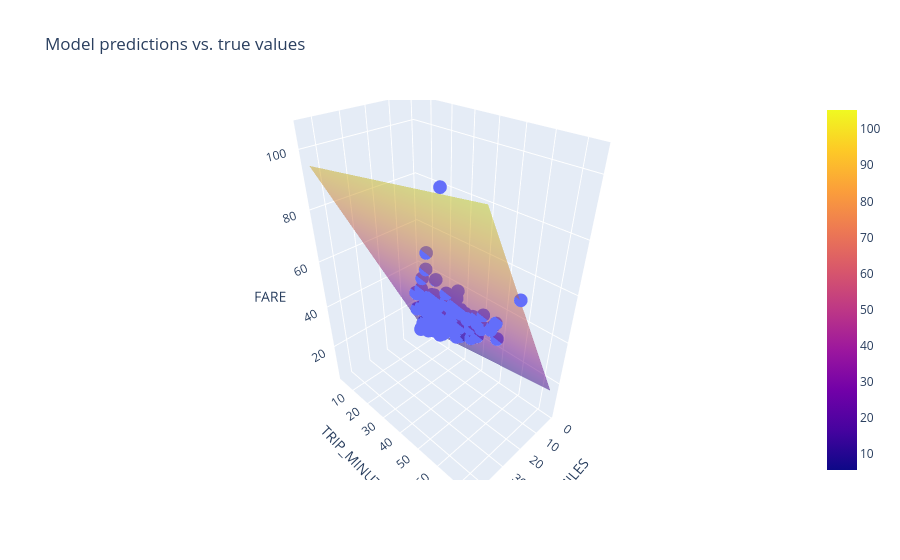

Notebook cell for this chart:
### Markdown cell above
Experiment 3

### Code cell
# The following variables are the hyperparameters.
settings_3 = ml_edu.experiment.ExperimentSettings(
    learning_rate = 0.001,
    number_epochs = 20,
    batch_size = 50,
    input_features = ['TRIP_MILES', 'TRIP_MINUTES']
)

training_df['TRIP_MINUTES'] = training_df['TRIP_SECONDS']/60

metrics = [keras.metrics.RootMeanSquaredError(name='rmse')]

model_3 = create_model(settings_3, metrics)

experiment_3 = train_model('two_features', model_3, training_df, 'FARE', settings_3)

ml_edu.results.plot_experiment_metrics(experiment_3, ['rmse'])
ml_edu.results.plot_model_predictions(experiment_3, training_df, 'FARE')

### Figure 1 — Plotly figure (JSON) as saved in the notebook; plotly's stock layout.template omitted (floating-point values rounded to 4 significant figures; data arrays with more than 128 entries replaced by an {"elided": "..."} marker saying what was removed)
{"data": [{"hovertemplate": "TRIP_MILES=%{x}<br>TRIP_MINUTES=%{y}<br>FARE=%{z}<extra></extra>", "legendgroup": "", "marker": {"color": "#636efa", "symbol": "circle"}, "mode": "markers", "name": "", "scene": "scene", "showlegend": false, "type": "scatter3d", "x": {"elided": "200 float values"}, "y": {"elided": "200 float values"}, "z": {"elided": "200 float values"}}, {"name": "prediction", "opacity": 0.5, "type": "surface", "x": [0.57, 5.462, 10.35, 15.25, 20.14, 25.03, 29.92, 34.82, 39.71, 44.6], "y": [3.0, 10.89, 18.78, 26.67, 34.56, 42.45, 50.34, 58.24, 66.13, 74.02], "z": [[5.428, 15.39, 25.35, 35.31, 45.27, 55.23, 65.19, 75.16, 85.12, 95.08], [6.569, 16.53, 26.49, 36.45, 46.41, 56.37, 66.34, 76.3, 86.26, 96.22], [7.709, 17.67, 27.63, 37.59, 47.55, 57.51, 67.48, 77.44, 87.4, 97.36], [8.85, 18.81, 28.77, 38.73, 48.69, 58.66, 68.62, 78.58, 88.54, 98.5], [9.991, 19.95, 29.91, 39.87, 49.84, 59.8, 69.76, 79.72, 89.68, 99.64], [11.13, 21.09, 31.05, 41.02, 50.98, 60.94, 70.9, 80.86, 90.82, 100.8], [12.27, 22.23, 32.2, 42.16, 52.12, 62.08, 72.04, 82.0, 91.96, 101.9], [13.41, 23.37, 33.34, 43.3, 53.26, 63.22, 73.18, 83.14, 93.1, 103.1], [14.55, 24.52, 34.48, 44.44, 54.4, 64.36, 74.32, 84.28, 94.24, 104.2], [15.7, 25.66, 35.62, 45.58, 55.54, 65.5, 75.46, 85.42, 95.38, 105.3]]}], "layout": {"legend": {"tracegroupgap": 0}, "scene": {"domain": {"x": [0, 1], "y": [0, 1]}, "xaxis": {"title": {"text": "TRIP_MILES"}}, "yaxis": {"title": {"text": "TRIP_MINUTES"}}, "zaxis": {"title": {"text": "FARE"}}}, "title": {"text": "Model predictions vs. true values"}}}
